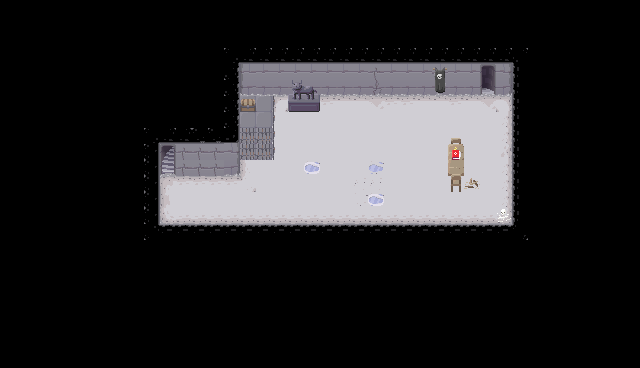

Rendered tile map (Tiled .tmx) drawn with the repository's tilesets; below, a short description and the map source with its tile grids summarised:
An orthogonal 40x23 tile map with 16x16 px tiles, 4 tile layers (Superficie, mierditas de el medio, Mesa, Objetos) and 2 objects (paredes, mesaysillas).

<map version="1.4" tiledversion="2021.01.13" orientation="orthogonal" renderorder="right-down" width="40" height="23" tilewidth="16" tileheight="16" infinite="0" nextlayerid="10" nextobjectid="16">
 <tileset firstgid="1" source="Dungeon Tileset Calciumtrice.tsx" />
 <layer id="1" name="Superficie" width="40" height="23">
  <data>[920 cells, 263 non-empty, 40 distinct tile ids]</data>
 </layer>
 <objectgroup id="8" name="colisiones">
  <object id="10" name="paredes" x="152.871" y="147.249">
   <polygon points="0,0 -0.615799,78.2065 370.095,79.4381 370.095,-83.7487 168.729,-83.7487 168.729,-67.1221 145.944,-68.3537 145.329,-83.7487 111.46,-83.7487 111.46,-19.7056 80.0539,-19.7056 80.0539,-3.69479 7.38959,-4.31059" />
  </object>
  <object id="13" name="mesaysillas" x="453" y="139.5">
   <polygon points="0,0 -0.25,6.75 -2.5,6.75 -1.75,36.75 2,36.5 2.25,46.5 7.5,46.5 8.75,6.5 5.75,5.75 5.75,0.75 2.75,1.25" />
  </object>
 </objectgroup>
 <layer id="3" name="mierditas de el medio" width="40" height="23">
  <data>[920 cells, 2 non-empty, 1 distinct tile ids]</data>
 </layer>
 <layer id="5" name="Mesa" width="40" height="23">
  <data>[920 cells, 2 non-empty, 2 distinct tile ids]</data>
 </layer>
 <layer id="2" name="Objetos" width="40" height="23">
  <data>[920 cells, 24 non-empty, 16 distinct tile ids]</data>
 </layer>
</map>
